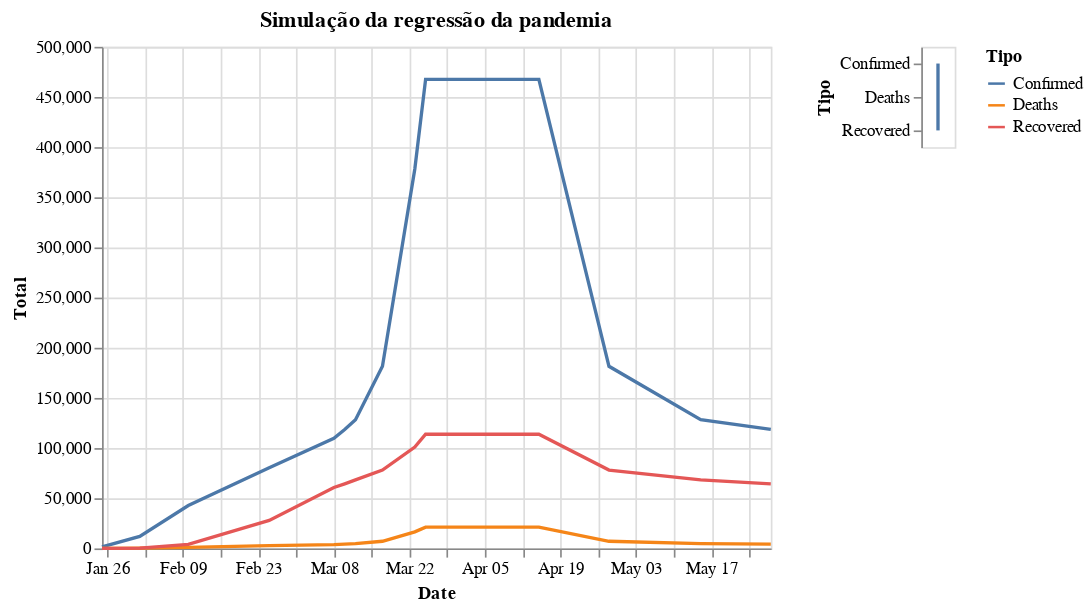

Notebook code for this chart:
### Markdown cell above
3.2 - Plotando gráfico

### Code cell
selecao = alt.selection_multi(fields=["Tipo"], bind="legend")

pontos = alt.Chart(dados_plotar_evolucao_covid_19_simulacao, title="Simulação da regressão da pandemia").mark_line().encode(
    x = "Date:T",
    y = "Total:Q",
    color = "Tipo:N",
).add_selection(
    selecao
).transform_filter(
    selecao
)

legenda = alt.Chart(dados_plotar_evolucao_covid_19_simulacao).mark_line().encode(
    y = "Tipo:N",
).add_selection(
    selecao
)

pontos | legenda

### Figure 1 — Vega-Lite specification as saved in the notebook (floating-point values rounded to 4 significant figures)
{"config": {"view": {"continuousWidth": 400, "continuousHeight": 300}}, "hconcat": [{"mark": "line", "encoding": {"color": {"type": "nominal", "field": "Tipo"}, "x": {"type": "temporal", "field": "Date"}, "y": {"type": "quantitative", "field": "Total"}}, "selection": {"selector303": {"type": "multi", "fields": ["Tipo"], "bind": "legend"}}, "title": "Simulação da regressão da pandemia", "transform": [{"filter": {"selection": "selector303"}}]}, {"mark": "line", "encoding": {"y": {"type": "nominal", "field": "Tipo"}}, "selection": {"selector303": {"type": "multi", "fields": ["Tipo"], "bind": "legend"}}}], "data": {"name": "data-7564713a614909b79d76f07700ad1ab2"}, "$schema": "https://vega.github.io/schema/vega-lite/v4.0.2.json", "datasets": {"data-7564713a614909b79d76f07700ad1ab2": [{"Tipo": "Confirmed", "Total": 1438.0, "Date": "Jan 25 2020"}, {"Tipo": "Confirmed", "Total": 12040.0, "Date": "Feb 01 2020"}, {"Tipo": "Confirmed", "Total": 42760.0, "Date": "Feb 10 2020"}, {"Tipo": "Confirmed", "Total": 80420.0, "Date": "Feb 25 2020"}, {"Tipo": "Confirmed", "Total": 109800.0, "Date": "Mar 08 2020"}, {"Tipo": "Confirmed", "Total": 118600.0, "Date": "Mar 10 2020"}, {"Tipo": "Confirmed", "Total": 128300.0, "Date": "Mar 12 2020"}, {"Tipo": "Confirmed", "Total": 181500.0, "Date": "Mar 17 2020"}, {"Tipo": "Confirmed", "Total": 378300.0, "Date": "Mar 23 2020"}, {"Tipo": "Confirmed", "Total": 467600.0, "Date": "Mar 25 2020"}, {"Tipo": "Confirmed", "Total": 467600.0, "Date": "Apr 01 2020"}, {"Tipo": "Confirmed", "Total": 467600.0, "Date": "Apr 15 2020"}, {"Tipo": "Confirmed", "Total": 181500.0, "Date": "Apr 28 2020"}, {"Tipo": "Confirmed", "Total": 128300.0, "Date": "May 15 2020"}, {"Tipo": "Confirmed", "Total": 118600.0, "Date": "May 28 2020"}, {"Tipo": "Deaths", "Total": 42.0, "Date": "Jan 25 2020"}, {"Tipo": "Deaths", "Total": 259.0, "Date": "Feb 01 2020"}, {"Tipo": "Deaths", "Total": 1013.0, "Date": "Feb 10 2020"}, {"Tipo": "Deaths", "Total": 2708.0, "Date": "Feb 25 2020"}, {"Tipo": "Deaths", "Total": 3803.0, "Date": "Mar 08 2020"}, {"Tipo": "Deaths", "Total": 4262.0, "Date": "Mar 10 2020"}, {"Tipo": "Deaths", "Total": 4720.0, "Date": "Mar 12 2020"}, {"Tipo": "Deaths", "Total": 7126.0, "Date": "Mar 17 2020"}, {"Tipo": "Deaths", "Total": 16500.0, "Date": "Mar 23 2020"}, {"Tipo": "Deaths", "Total": 21180.0, "Date": "Mar 25 2020"}, {"Tipo": "Deaths", "Total": 21180.0, "Date": "Apr 01 2020"}, {"Tipo": "Deaths", "Total": 21180.0, "Date": "Apr 15 2020"}, {"Tipo": "Deaths", "Total": 7126.0, "Date": "Apr 28 2020"}, {"Tipo": "Deaths", "Total": 4720.0, "Date": "May 15 2020"}, {"Tipo": "Deaths", "Total": 4262.0, "Date": "May 28 2020"}, {"Tipo": "Recovered", "Total": 39.0, "Date": "Jan 25 2020"}, {"Tipo": "Recovered", "Total": 284.0, "Date": "Feb 01 2020"}, {"Tipo": "Recovered", "Total": 3946.0, "Date": "Feb 10 2020"}, {"Tipo": "Recovered", "Total": 27900.0, "Date": "Feb 25 2020"}, {"Tipo": "Recovered", "Total": 60700.0, "Date": "Mar 08 2020"}, {"Tipo": "Recovered", "Total": 64400.0, "Date": "Mar 10 2020"}, {"Tipo": "Recovered", "Total": 68320.0, "Date": "Mar 12 2020"}, {"Tipo": "Recovered", "Total": 78090.0, "Date": "Mar 17 2020"}, {"Tipo": "Recovered", "Total": 101000.0, "Date": "Mar 23 2020"}, {"Tipo": "Recovered", "Total": 113800.0, "Date": "Mar 25 2020"}, {"Tipo": "Recovered", "Total": 113800.0, "Date": "Apr 01 2020"}, {"Tipo": "Recovered", "Total": 113800.0, "Date": "Apr 15 2020"}, {"Tipo": "Recovered", "Total": 78090.0, "Date": "Apr 28 2020"}, {"Tipo": "Recovered", "Total": 68320.0, "Date": "May 15 2020"}, {"Tipo": "Recovered", "Total": 64400.0, "Date": "May 28 2020"}]}}
